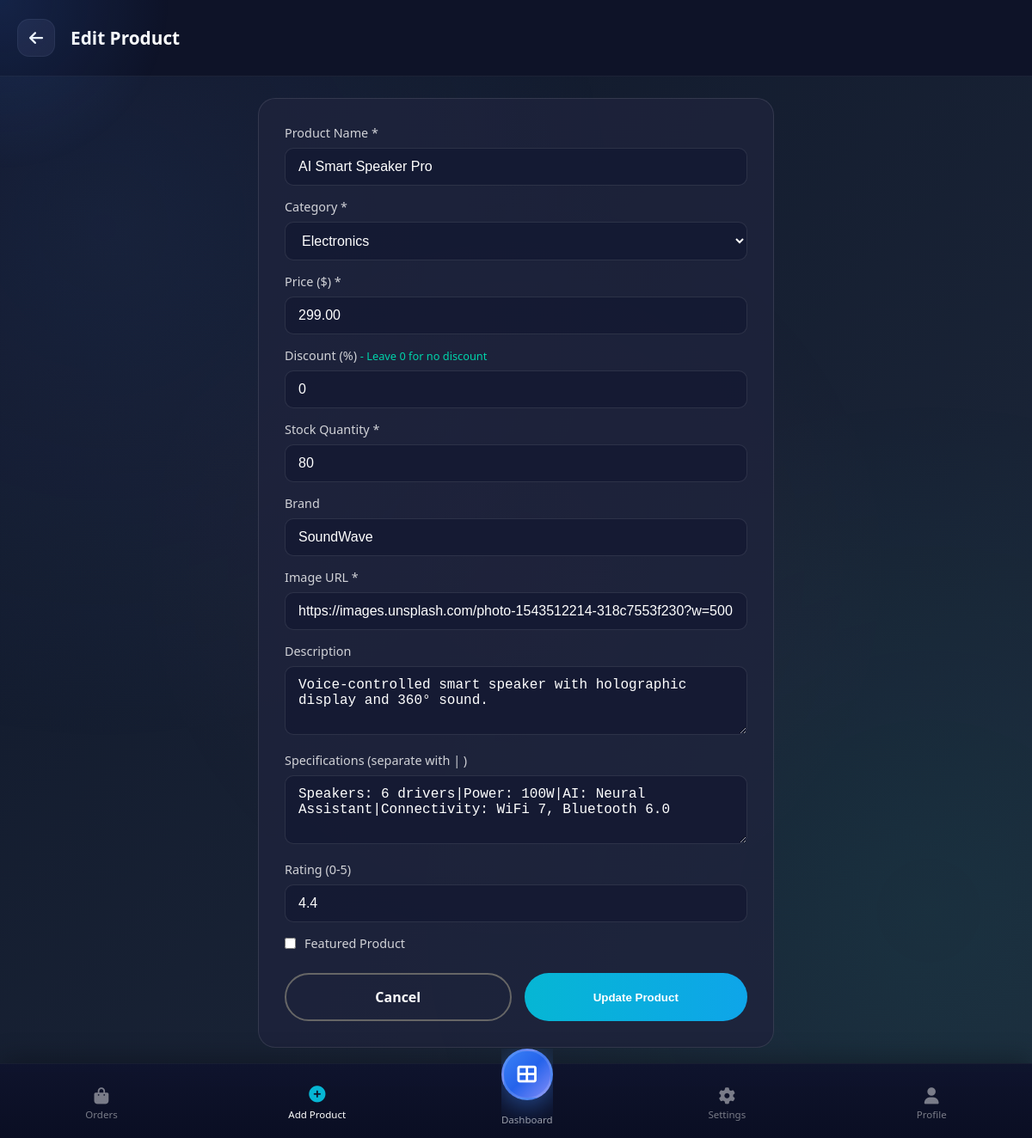
The page /product_form.php?id=4 (signed in) on the database its author committed.
### tables this page shows
CREATE TABLE products (
    id INT AUTO_INCREMENT PRIMARY KEY,
    name VARCHAR(255) NOT NULL,
    description TEXT,
    price DECIMAL(10, 2) NOT NULL,
    discount INT DEFAULT 0,
    image VARCHAR(255),
    category_id INT,
    brand VARCHAR(100),
    stock INT DEFAULT 0,
    rating DECIMAL(2, 1) DEFAULT 0,
    specifications TEXT,
    featured TINYINT(1) DEFAULT 0,
    created_at TIMESTAMP DEFAULT CURRENT_TIMESTAMP,
    FOREIGN KEY (category_id) REFERENCES categories(id) ON DELETE SET NULL
);

CREATE TABLE categories (
    id INT AUTO_INCREMENT PRIMARY KEY,
    name VARCHAR(100) NOT NULL,
    icon VARCHAR(50) DEFAULT 'fas fa-box',
    created_at TIMESTAMP DEFAULT CURRENT_TIMESTAMP
);

### product_form.php (the view, shortened to what this page needs)
<?php
require_once 'config.php';
$product = null;
if (isset($_GET['id'])) {
    $stmt = $conn->prepare("SELECT * FROM products WHERE id = ?");
    $stmt->execute([$_GET['id']]);
    $product = $stmt->fetch(PDO::FETCH_ASSOC);
}
$cat_stmt = $conn->query("SELECT * FROM categories");
$categories = $cat_stmt->fetchAll(PDO::FETCH_ASSOC);
?>
<!DOCTYPE html>
<html lang="en">
<head>
    <link rel="stylesheet" href="shop.css?v=2.1">
    <link rel="stylesheet" href="https://cdnjs.cloudflare.com/ajax/libs/font-awesome/6.4.0/css/all.min.css">
</head>
<body>
    <div class="page-header">
        <a href="admin_dashboard.php" class="back-btn"><i class="fas fa-arrow-left"></i></a>
        <h1 class="page-title"><?php echo $product ? 'Edit' : 'Add'; ?> Product</h1>
    </div>
    <main class="main-content">
        <div class="form-container">
            <form action="product_action.php" method="POST">
                <div class="form-group">
                    <label>Product Name *</label>
                    <input type="text" name="name" value="<?php echo $product ? htmlspecialchars($product['name']) : ''; ?>" required>
                </div>
                <div class="form-group">
                    <label>Category *</label>
                    <select name="category_id" required>
                        <?php foreach($categories as $cat): ?>
                        <option value="<?php echo $cat['id']; ?>" <?php echo ($product && $product['category_id'] == $cat['id']) ? 'selected' : ''; ?>>
                            <?php echo htmlspecialchars($cat['name']); ?>
                        </option>
                        <?php endforeach; ?>
                    </select>
                </div>
                <div class="form-group">
                    <label>Price ($) *</label>
                    <input type="number" name="price" step="0.01" min="0" value="<?php echo $product ? $product['price'] : ''; ?>" required>
                </div>
                <div class="form-group">
                    <label>Discount (%) <span style="color: #00d4aa; font-size: 0.8rem;">- Leave 0 for no discount</span></label>
                    <input type="number" name="discount" min="0" max="100" value="<?php echo $product ? ($product['discount'] ?? 0) : '0'; ?>">
                </div>
                <div class="form-group">
                    <label>Stock Quantity *</label>
                    <input type="number" name="stock" min="0" value="<?php echo $product ? $product['stock'] : '0'; ?>" required>
                </div>
                <div class="form-group">
                    <label>Brand</label>
                    <input type="text" name="brand" value="<?php echo $product ? htmlspecialchars($product['brand']) : ''; ?>">
                </div>
                <div class="form-group">
                    <label>Image URL *</label>
                    <input type="url" name="image" value="<?php echo $product ? htmlspecialchars($product['image']) : ''; ?>" required>
                </div>
                <div class="form-group">
                    <label>Description</label>
                    <textarea name="description"><?php echo $product ? htmlspecialchars($product['description']) : ''; ?></textarea>
                </div>
                <div class="form-group">
                    <label>Specifications (separate with | )</label>
                    <textarea name="specifications" placeholder="Display: 6.7 inch|RAM: 8GB|Storage: 256GB"><?php echo $product ? htmlspecialchars($product['specifications']) : ''; ?></textarea>
                </div>
                <div class="form-group">
                    <label>Rating (0-5)</label>
                    <input type="number" name="rating" step="0.1" min="0" max="5" value="<?php echo $product ? $product['rating'] : '0'; ?>">
                </div>
                <div class="form-group">
                    <label style="display: flex; align-items: center; gap: 10px; cursor: pointer;">
                        <input type="checkbox" name="featured" value="1" <?php echo ($product && $product['featured']) ? 'checked' : ''; ?> style="width: auto;">
                        Featured Product
                    </label>
                </div>
                <div class="form-actions">
                    <a href="admin_dashboard.php" class="btn-cancel">Cancel</a>
                    <button type="submit" class="btn-submit">
                        <?php echo $product ? 'Update Product' : 'Add Product'; ?>
                    </button>
                </div>
            </form>
        </div>
    </main>
    <nav class="bottom-nav admin-nav">
        <a href="admin_orders.php" class="nav-item">
            <i class="fas fa-shopping-bag"></i>
            <span>Orders</span>
        </a>
        <a href="product_form.php" class="nav-item active">
            <i class="fas fa-plus-circle"></i>
            <span>Add Product</span>
        </a>
        <a href="admin_dashboard.php" class="nav-item center-btn">
            <div class="nav-icon-wrapper">
                <i class="fas fa-th-large"></i>
            </div>
            <span>Dashboard</span>
        </a>
        <a href="admin_settings.php" class="nav-item">
            <i class="fas fa-cog"></i>
            <span>Settings</span>
        </a>
        <a href="profile.php" class="nav-item">
            <i class="fas fa-user"></i>
            <span>Profile</span>
        </a>
    </nav>
</body>
</html>

### rows shown on the page
products: name "AI Smart Speaker Pro", category_id "Electronics", price "299.00", discount "0", stock "80", brand "SoundWave", image "https://images.unsplash.com/photo-1543512214-318c7553f230?w=500", description "Voice-controlled smart speaker with holographic display and 360° sound.", specifications "Speakers: 6 drivers|Power: 100W|AI: Neural Assistant|Connectivity: WiFi 7, Bluetooth 6.0", rating "4.4"
